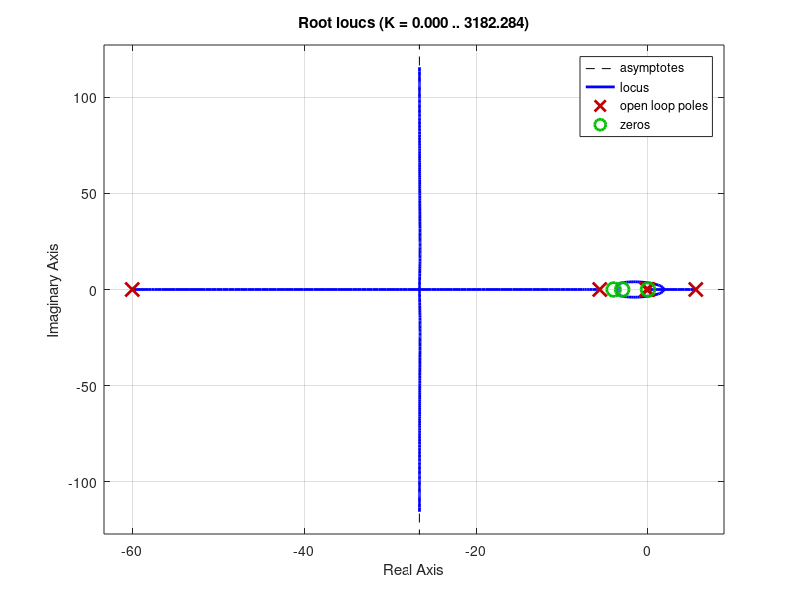

This figure's MATLAB source: (Note: this script raises an error after producing the figure.)
%modello in SS
%grandezze fisiche
M=0.5;
m=0.2;
b=0.1;
l=0.3;
i=0.006;
g=9.8;

%modello come fdt
q=(M+m)*(i+m*l^2)-(m*l)^2;
num=[m*l/q 0];
den=[1 b*(i+m*l^2)/q -(M+m)*m*g*l/q -b*m*g*l/q];
pend=tf(num,den);

t=[0:0.001:1];
impulse(pend,t)
rlocus(pend)

%rete correttrice per luogo radici
contr=tf(1,[1 0]);
rlocus(contr*pend);
%sigrid(0.92) comando obsoleto

%aggiunta di poli e zeri
z1=3; z2=4; 
p1=0; %polo che compensa zero in origine
p2=60; %polo lontano

numc=conv([1 z2],[1 z1]);
denc=conv([1 p2],[1 p1]);
contr1=tf(numc,denc);
rlocus(contr1*pend)

[k,poles]=rlocfind(contr1*pend);
sys_cl=feedback(pend,contr1*k);
impulse(sys_cl)


